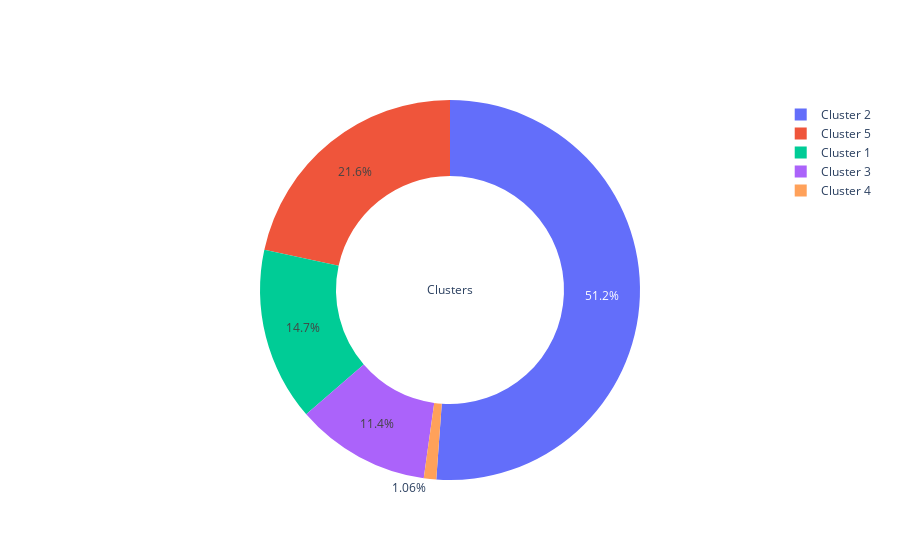

The code cell stored with this chart in its notebook:
### Code cell
# clustering

from sklearn.cluster import KMeans
from sklearn.metrics import silhouette_score
from sklearn.mixture import GaussianMixture
import plotly.express as px
from sklearn.decomposition import PCA
from yellowbrick.cluster import KElbowVisualizer
import plotly.graph_objects as go


'''
Уменьшение размерности
'''

variance_ratio = {}
for i in range(3, 13):
    pca = PCA(n_components=i)
    pca.fit(scaled_X)
    variance_ratio[f'n_{i}'] = pca.explained_variance_ratio_.sum()
variance_ratio


plt.figure(figsize = (12, 5))
plt.plot([key for key in variance_ratio.keys()], [val for val in variance_ratio.values()])
plt.axhline(0.7, color = 'red', ls = '--', lw = 1)
plt.axhline(0.9, color = 'red', ls = '--', lw = 1.5)
plt.title("Variance Ratio")
plt.show()

#видим, что 8 признаков объясняют 70% дисперсии, а 90% - 15 признаков

pca = PCA(n_components=8)
pca.fit(scaled_X)
print(pca.explained_variance_ratio_)
print(pca.explained_variance_)
X_PCA = pca.transform(scaled_X)
X_PCA.shape

'''
Поиск числа кластеров
'''

km = KMeans()
elbow = KElbowVisualizer(estimator = km, k = 10)
elbow.fit(X_PCA)
elbow.show()
#Лучший K по методу локтя равен 4, попробуем метод силуэта.

elbow = KElbowVisualizer(estimator = km, k = 10, metric='silhouette')
elbow.fit(X_PCA)
elbow.show()
#Обычно рекомендуется выбирать номер K со вторым по величине показателем силуэта, поэтому оптимальное число кластеров K = 5

range_n_clusters = list(range(3, 15))
for n_clusters in range_n_clusters:
    clusterer = KMeans(n_clusters=n_clusters, random_state=10)
    preds = clusterer.fit_predict(X_PCA)
    centers = clusterer.cluster_centers_

    score = silhouette_score(X_PCA, preds)
    print("Для числа кластеров равное {}, оценка силуэта = {})".format(n_clusters, score))

# изобразим графически полученный результат
kmeans = KMeans(n_clusters= 5)
label = kmeans.fit_predict(X_PCA)
u_labels = np.unique(label)
for i in u_labels:
    plt.scatter(X_PCA[label == i , 0] , X_PCA[label == i , 1] , label = i)
plt.legend()
plt.show()

'''
Подтвердили, что оптимальное число кластеров - 5
'''

kmeans = KMeans(n_clusters=5, random_state=10)
predictions = kmeans.fit_predict(X_PCA)
df["Clusters"] = predictions + 1


labels = ["Cluster 1", "Cluster 2", "Cluster 3", "Cluster 4", "Cluster 5" ]
cluster0_num = df[df["Clusters"]==1].shape[0]
cluster1_num = df[df["Clusters"]==2].shape[0]
cluster2_num = df[df["Clusters"]==3].shape[0]
cluster3_num = df[df["Clusters"]==4].shape[0]
cluster4_num = df[df["Clusters"]==5].shape[0]
values = [cluster0_num, cluster1_num, cluster2_num, cluster3_num, cluster4_num]
fig = go.Figure(data=[go.Pie(labels=labels, values=values, hole=0.6, title="Clusters")])
fig.show()

### Figure 1 — Plotly figure (JSON) as saved in the notebook; plotly's stock layout.template omitted (floating-point values rounded to 4 significant figures)
{"data": [{"hole": 0.6, "labels": ["Cluster 1", "Cluster 2", "Cluster 3", "Cluster 4", "Cluster 5"], "title": {"text": "Clusters"}, "values": [237, 822, 184, 17, 347], "type": "pie"}], "layout": {}}
